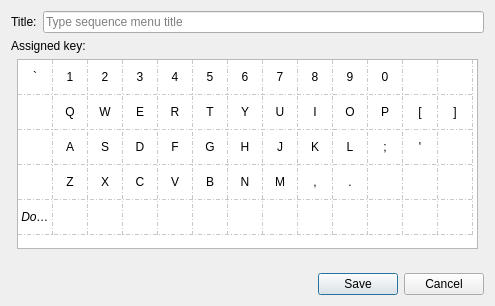
<?xml version="1.0" encoding="UTF-8"?>
<ui version="4.0">
 <class>Editor::MacroEditor</class>
 <widget class="QDialog" name="Editor::MacroEditor">
  <property name="geometry">
   <rect>
    <x>0</x>
    <y>0</y>
    <width>495</width>
    <height>306</height>
   </rect>
  </property>
  <property name="windowTitle">
   <string>Form</string>
  </property>
  <layout class="QVBoxLayout" name="verticalLayout_2">
   <item>
    <layout class="QHBoxLayout" name="horizontalLayout_2">
     <item>
      <widget class="QLabel" name="label_2">
       <property name="text">
        <string>Title:</string>
       </property>
       <property name="buddy">
        <cstring>lineEdit</cstring>
       </property>
      </widget>
     </item>
     <item>
      <widget class="QLineEdit" name="lineEdit">
       <property name="placeholderText">
        <string>Type sequence menu title</string>
       </property>
      </widget>
     </item>
    </layout>
   </item>
   <item>
    <layout class="QVBoxLayout" name="verticalLayout">
     <item>
      <widget class="QLabel" name="label">
       <property name="text">
        <string>Assigned key:</string>
       </property>
       <property name="buddy">
        <cstring>tableWidget</cstring>
       </property>
      </widget>
     </item>
     <item>
      <layout class="QHBoxLayout" name="horizontalLayout">
       <item>
        <spacer name="horizontalSpacer">
         <property name="orientation">
          <enum>Qt::Horizontal</enum>
         </property>
         <property name="sizeHint" stdset="0">
          <size>
           <width>40</width>
           <height>20</height>
          </size>
         </property>
        </spacer>
       </item>
       <item>
        <widget class="QTableWidget" name="tableWidget">
         <property name="sizePolicy">
          <sizepolicy hsizetype="Fixed" vsizetype="Fixed">
           <horstretch>0</horstretch>
           <verstretch>0</verstretch>
          </sizepolicy>
         </property>
         <property name="minimumSize">
          <size>
           <width>461</width>
           <height>190</height>
          </size>
         </property>
         <property name="verticalScrollBarPolicy">
          <enum>Qt::ScrollBarAlwaysOff</enum>
         </property>
         <property name="horizontalScrollBarPolicy">
          <enum>Qt::ScrollBarAlwaysOff</enum>
         </property>
         <property name="editTriggers">
          <set>QAbstractItemView::NoEditTriggers</set>
         </property>
         <property name="showGrid">
          <bool>true</bool>
         </property>
         <property name="gridStyle">
          <enum>Qt::DashDotLine</enum>
         </property>
         <property name="wordWrap">
          <bool>false</bool>
         </property>
         <attribute name="horizontalHeaderVisible">
          <bool>false</bool>
         </attribute>
         <attribute name="horizontalHeaderDefaultSectionSize">
          <number>35</number>
         </attribute>
         <attribute name="horizontalHeaderMinimumSectionSize">
          <number>35</number>
         </attribute>
         <attribute name="verticalHeaderVisible">
          <bool>false</bool>
         </attribute>
         <attribute name="verticalHeaderDefaultSectionSize">
          <number>35</number>
         </attribute>
         <attribute name="verticalHeaderHighlightSections">
          <bool>true</bool>
         </attribute>
         <attribute name="verticalHeaderMinimumSectionSize">
          <number>35</number>
         </attribute>
         <row>
          <property name="text">
           <string>New Row</string>
          </property>
         </row>
         <row>
          <property name="text">
           <string>New Row</string>
          </property>
         </row>
         <row>
          <property name="text">
           <string>New Row</string>
          </property>
         </row>
         <row>
          <property name="text">
           <string>New Row</string>
          </property>
         </row>
         <row>
          <property name="text">
           <string>New Row</string>
          </property>
         </row>
         <column>
          <property name="text">
           <string>New Column</string>
          </property>
         </column>
         <column>
          <property name="text">
           <string>New Column</string>
          </property>
         </column>
         <column>
          <property name="text">
           <string>New Column</string>
          </property>
         </column>
         <column>
          <property name="text">
           <string>New Column</string>
          </property>
         </column>
         <column>
          <property name="text">
           <string>New Column</string>
          </property>
         </column>
         <column>
          <property name="text">
           <string>New Column</string>
          </property>
         </column>
         <column>
          <property name="text">
           <string>New Column</string>
          </property>
         </column>
         <column>
          <property name="text">
           <string>New Column</string>
          </property>
         </column>
         <column>
          <property name="text">
           <string>New Column</string>
          </property>
         </column>
         <column>
          <property name="text">
           <string>New Column</string>
          </property>
         </column>
         <column>
          <property name="text">
           <string>New Column</string>
          </property>
         </column>
         <column>
          <property name="text">
           <string>New Column</string>
          </property>
         </column>
         <column>
          <property name="text">
           <string>New Column</string>
          </property>
         </column>
         <item row="0" column="0">
          <property name="text">
           <string>`</string>
          </property>
          <property name="textAlignment">
           <set>AlignHCenter|AlignVCenter|AlignCenter</set>
          </property>
         </item>
         <item row="0" column="1">
          <property name="text">
           <string>1</string>
          </property>
          <property name="textAlignment">
           <set>AlignHCenter|AlignVCenter|AlignCenter</set>
          </property>
         </item>
         <item row="0" column="2">
          <property name="text">
           <string>2</string>
          </property>
          <property name="textAlignment">
           <set>AlignHCenter|AlignVCenter|AlignCenter</set>
          </property>
         </item>
         <item row="0" column="3">
          <property name="text">
           <string>3</string>
          </property>
          <property name="textAlignment">
           <set>AlignHCenter|AlignVCenter|AlignCenter</set>
          </property>
         </item>
         <item row="0" column="4">
          <property name="text">
           <string>4</string>
          </property>
          <property name="textAlignment">
           <set>AlignHCenter|AlignVCenter|AlignCenter</set>
          </property>
         </item>
         <item row="0" column="5">
          <property name="text">
           <string>5</string>
          </property>
          <property name="textAlignment">
           <set>AlignHCenter|AlignVCenter|AlignCenter</set>
          </property>
         </item>
         <item row="0" column="6">
          <property name="text">
           <string>6</string>
          </property>
          <property name="textAlignment">
           <set>AlignHCenter|AlignVCenter|AlignCenter</set>
          </property>
         </item>
         <item row="0" column="7">
          <property name="text">
           <string>7</string>
          </property>
          <property name="textAlignment">
           <set>AlignHCenter|AlignVCenter|AlignCenter</set>
          </property>
         </item>
         <item row="0" column="8">
          <property name="text">
           <string>8</string>
          </property>
          <property name="textAlignment">
           <set>AlignHCenter|AlignVCenter|AlignCenter</set>
          </property>
         </item>
         <item row="0" column="9">
          <property name="text">
           <string>9</string>
          </property>
          <property name="textAlignment">
           <set>AlignHCenter|AlignVCenter|AlignCenter</set>
          </property>
         </item>
         <item row="0" column="10">
          <property name="text">
           <string>0</string>
          </property>
          <property name="textAlignment">
           <set>AlignHCenter|AlignVCenter|AlignCenter</set>
          </property>
         </item>
         <item row="0" column="11">
          <property name="text">
           <string/>
          </property>
         </item>
         <item row="0" column="12">
          <property name="text">
           <string/>
          </property>
         </item>
         <item row="1" column="0">
          <property name="text">
           <string/>
          </property>
         </item>
         <item row="1" column="1">
          <property name="text">
           <string>Q</string>
          </property>
          <property name="textAlignment">
           <set>AlignHCenter|AlignVCenter|AlignCenter</set>
          </property>
         </item>
         <item row="1" column="2">
          <property name="text">
           <string>W</string>
          </property>
          <property name="textAlignment">
           <set>AlignHCenter|AlignVCenter|AlignCenter</set>
          </property>
         </item>
         <item row="1" column="3">
          <property name="text">
           <string>E</string>
          </property>
          <property name="textAlignment">
           <set>AlignHCenter|AlignVCenter|AlignCenter</set>
          </property>
         </item>
         <item row="1" column="4">
          <property name="text">
           <string>R</string>
          </property>
          <property name="textAlignment">
           <set>AlignHCenter|AlignVCenter|AlignCenter</set>
          </property>
         </item>
         <item row="1" column="5">
          <property name="text">
           <string>T</string>
          </property>
          <property name="textAlignment">
           <set>AlignHCenter|AlignVCenter|AlignCenter</set>
          </property>
         </item>
         <item row="1" column="6">
          <property name="text">
           <string>Y</string>
          </property>
          <property name="textAlignment">
           <set>AlignHCenter|AlignVCenter|AlignCenter</set>
          </property>
         </item>
         <item row="1" column="7">
          <property name="text">
           <string>U</string>
          </property>
          <property name="textAlignment">
           <set>AlignHCenter|AlignVCenter|AlignCenter</set>
          </property>
         </item>
         <item row="1" column="8">
          <property name="text">
           <string>I</string>
          </property>
          <property name="textAlignment">
           <set>AlignHCenter|AlignVCenter|AlignCenter</set>
          </property>
         </item>
         <item row="1" column="9">
          <property name="text">
           <string>O</string>
          </property>
          <property name="textAlignment">
           <set>AlignHCenter|AlignVCenter|AlignCenter</set>
          </property>
         </item>
         <item row="1" column="10">
          <property name="text">
           <string>P</string>
          </property>
          <property name="textAlignment">
           <set>AlignHCenter|AlignVCenter|AlignCenter</set>
          </property>
         </item>
         <item row="1" column="11">
          <property name="text">
           <string>[</string>
          </property>
          <property name="textAlignment">
           <set>AlignHCenter|AlignVCenter|AlignCenter</set>
          </property>
         </item>
         <item row="1" column="12">
          <property name="text">
           <string>]</string>
          </property>
          <property name="textAlignment">
           <set>AlignHCenter|AlignVCenter|AlignCenter</set>
          </property>
         </item>
         <item row="2" column="0">
          <property name="text">
           <string/>
          </property>
         </item>
         <item row="2" column="1">
          <property name="text">
           <string>A</string>
          </property>
          <property name="textAlignment">
           <set>AlignHCenter|AlignVCenter|AlignCenter</set>
          </property>
         </item>
         <item row="2" column="2">
          <property name="text">
           <string>S</string>
          </property>
          <property name="textAlignment">
           <set>AlignHCenter|AlignVCenter|AlignCenter</set>
          </property>
         </item>
         <item row="2" column="3">
          <property name="text">
           <string>D</string>
          </property>
          <property name="textAlignment">
           <set>AlignHCenter|AlignVCenter|AlignCenter</set>
          </property>
         </item>
         <item row="2" column="4">
          <property name="text">
           <string>F</string>
          </property>
          <property name="textAlignment">
           <set>AlignHCenter|AlignVCenter|AlignCenter</set>
          </property>
         </item>
         <item row="2" column="5">
          <property name="text">
           <string>G</string>
          </property>
          <property name="textAlignment">
           <set>AlignHCenter|AlignVCenter|AlignCenter</set>
          </property>
         </item>
         <item row="2" column="6">
          <property name="text">
           <string>H</string>
          </property>
          <property name="textAlignment">
           <set>AlignHCenter|AlignVCenter|AlignCenter</set>
          </property>
         </item>
         <item row="2" column="7">
          <property name="text">
           <string>J</string>
          </property>
          <property name="textAlignment">
           <set>AlignHCenter|AlignVCenter|AlignCenter</set>
          </property>
         </item>
         <item row="2" column="8">
          <property name="text">
           <string>K</string>
          </property>
          <property name="textAlignment">
           <set>AlignHCenter|AlignVCenter|AlignCenter</set>
          </property>
         </item>
         <item row="2" column="9">
          <property name="text">
           <string>L</string>
          </property>
          <property name="textAlignment">
           <set>AlignHCenter|AlignVCenter|AlignCenter</set>
          </property>
         </item>
         <item row="2" column="10">
          <property name="text">
           <string>;</string>
          </property>
          <property name="textAlignment">
           <set>AlignHCenter|AlignVCenter|AlignCenter</set>
          </property>
         </item>
         <item row="2" column="11">
          <property name="text">
           <string>'</string>
          </property>
          <property name="textAlignment">
           <set>AlignHCenter|AlignVCenter|AlignCenter</set>
          </property>
         </item>
         <item row="2" column="12">
          <property name="text">
           <string/>
          </property>
         </item>
         <item row="3" column="1">
          <property name="text">
           <string>Z</string>
          </property>
          <property name="textAlignment">
           <set>AlignHCenter|AlignVCenter|AlignCenter</set>
          </property>
         </item>
         <item row="3" column="2">
          <property name="text">
           <string>X</string>
          </property>
          <property name="textAlignment">
           <set>AlignHCenter|AlignVCenter|AlignCenter</set>
          </property>
         </item>
         <item row="3" column="3">
          <property name="text">
           <string>C</string>
          </property>
          <property name="textAlignment">
           <set>AlignHCenter|AlignVCenter|AlignCenter</set>
          </property>
         </item>
         <item row="3" column="4">
          <property name="text">
           <string>V</string>
          </property>
          <property name="textAlignment">
           <set>AlignHCenter|AlignVCenter|AlignCenter</set>
          </property>
         </item>
         <item row="3" column="5">
          <property name="text">
           <string>B</string>
          </property>
          <property name="textAlignment">
           <set>AlignHCenter|AlignVCenter|AlignCenter</set>
          </property>
         </item>
         <item row="3" column="6">
          <property name="text">
           <string>N</string>
          </property>
          <property name="textAlignment">
           <set>AlignHCenter|AlignVCenter|AlignCenter</set>
          </property>
         </item>
         <item row="3" column="7">
          <property name="text">
           <string>M</string>
          </property>
          <property name="textAlignment">
           <set>AlignHCenter|AlignVCenter|AlignCenter</set>
          </property>
         </item>
         <item row="3" column="8">
          <property name="text">
           <string>,</string>
          </property>
          <property name="textAlignment">
           <set>AlignHCenter|AlignVCenter|AlignCenter</set>
          </property>
         </item>
         <item row="3" column="9">
          <property name="text">
           <string>.</string>
          </property>
          <property name="textAlignment">
           <set>AlignHCenter|AlignVCenter|AlignCenter</set>
          </property>
         </item>
         <item row="3" column="10">
          <property name="text">
           <string/>
          </property>
         </item>
         <item row="3" column="11">
          <property name="text">
           <string/>
          </property>
         </item>
         <item row="3" column="12">
          <property name="text">
           <string/>
          </property>
         </item>
         <item row="4" column="0">
          <property name="text">
           <string>Do not assign to any key</string>
          </property>
          <property name="font">
           <font>
            <italic>true</italic>
           </font>
          </property>
          <property name="textAlignment">
           <set>AlignHCenter|AlignVCenter|AlignCenter</set>
          </property>
         </item>
        </widget>
       </item>
       <item>
        <spacer name="horizontalSpacer_2">
         <property name="orientation">
          <enum>Qt::Horizontal</enum>
         </property>
         <property name="sizeHint" stdset="0">
          <size>
           <width>40</width>
           <height>20</height>
          </size>
         </property>
        </spacer>
       </item>
      </layout>
     </item>
     <item>
      <spacer name="verticalSpacer">
       <property name="orientation">
        <enum>Qt::Vertical</enum>
       </property>
       <property name="sizeHint" stdset="0">
        <size>
         <width>20</width>
         <height>40</height>
        </size>
       </property>
      </spacer>
     </item>
    </layout>
   </item>
   <item>
    <layout class="QHBoxLayout" name="horizontalLayout_3">
     <item>
      <spacer name="horizontalSpacer_3">
       <property name="orientation">
        <enum>Qt::Horizontal</enum>
       </property>
       <property name="sizeHint" stdset="0">
        <size>
         <width>40</width>
         <height>20</height>
        </size>
       </property>
      </spacer>
     </item>
     <item>
      <widget class="QPushButton" name="btnSave">
       <property name="text">
        <string>Save</string>
       </property>
      </widget>
     </item>
     <item>
      <widget class="QPushButton" name="btnCancel">
       <property name="text">
        <string>Cancel</string>
       </property>
      </widget>
     </item>
    </layout>
   </item>
  </layout>
 </widget>
 <tabstops>
  <tabstop>lineEdit</tabstop>
  <tabstop>tableWidget</tabstop>
  <tabstop>btnSave</tabstop>
  <tabstop>btnCancel</tabstop>
 </tabstops>
 <resources/>
 <connections>
  <connection>
   <sender>btnCancel</sender>
   <signal>clicked()</signal>
   <receiver>Editor::MacroEditor</receiver>
   <slot>reject()</slot>
   <hints>
    <hint type="sourcelabel">
     <x>440</x>
     <y>279</y>
    </hint>
    <hint type="destinationlabel">
     <x>488</x>
     <y>256</y>
    </hint>
   </hints>
  </connection>
  <connection>
   <sender>btnSave</sender>
   <signal>clicked()</signal>
   <receiver>Editor::MacroEditor</receiver>
   <slot>accept()</slot>
   <hints>
    <hint type="sourcelabel">
     <x>380</x>
     <y>279</y>
    </hint>
    <hint type="destinationlabel">
     <x>150</x>
     <y>284</y>
    </hint>
   </hints>
  </connection>
 </connections>
</ui>
